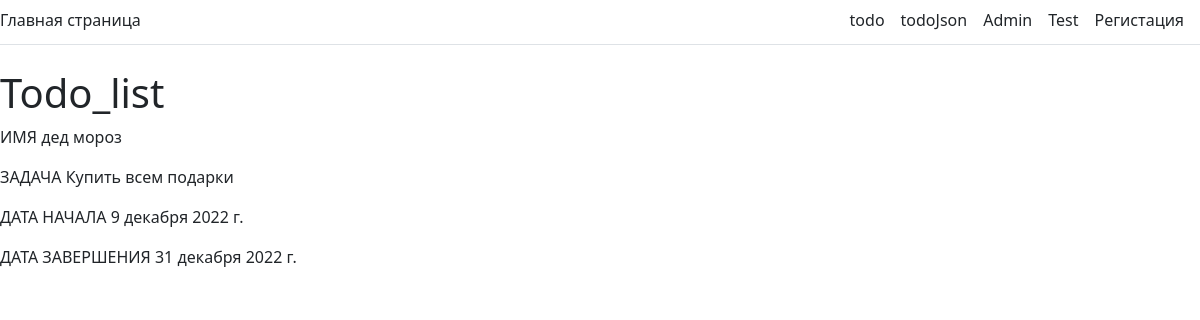
Screenshot of /todolist/4/ with the database file from the repository.
### core/models.py (models this page shows, shortened)
class TodoList(models.Model):
    title = models.CharField('Имя', max_length=25)
    content = models.TextField('Задачи', blank=True)
    created = models.DateField('Дата начала', default=timezone.now().strftime("%Y-%m-%d"))
    due_date = models.DateField('Дата завершения', default=timezone.now().strftime("%Y-%m-%d"))
    class Meta:
        verbose_name = 'Пользователь'
        verbose_name_plural = 'Пользователи'

### core/views.py (the view)
# urls.py: path('todolist/<int:id>/', core.views.todolist),
def todolist(request, id):
    p = models.TodoList.objects.get(id=id)
    return render(request, 'core/todo.html', context={
        'title': 'TodoList',
        'name': p.title,
        'content': p.content,
        'created': p.created,
        'due_date': p.due_date,
    })

### core/templates/core/todo.html
{% extends 'core/base.html' %}
{% block content %}
    <h1>Todo_list</h1>
    <p>ИМЯ {{ name }}</p>
    <p>ЗАДАЧА {{ content }}</p>
    <p>ДАТА НАЧАЛА {{ created }}</p>
    <p>ДАТА ЗАВЕРШЕНИЯ {{ due_date }}</p>
{% endblock %}

### rows the page displays
TodoList: title "дед мороз", content "Купить всем подарки", created "9 декабря 2022 г.", due_date "31 декабря 2022 г."
